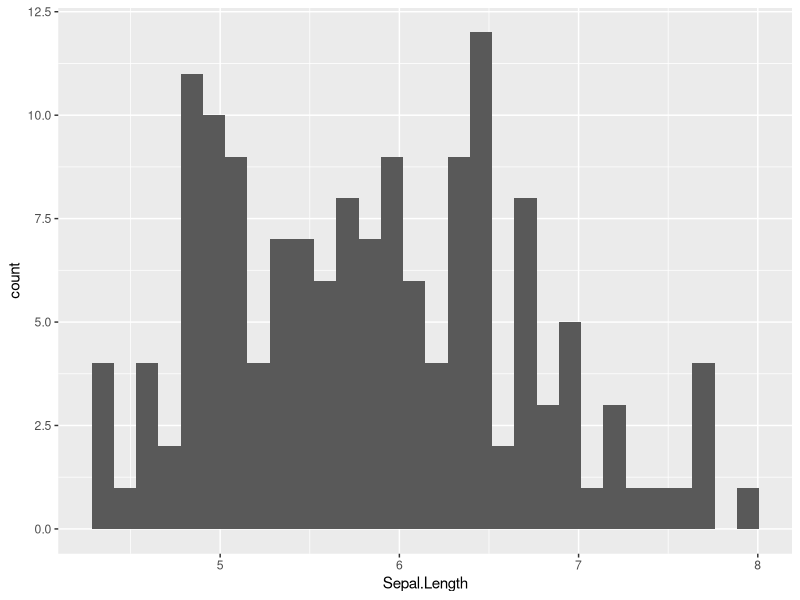
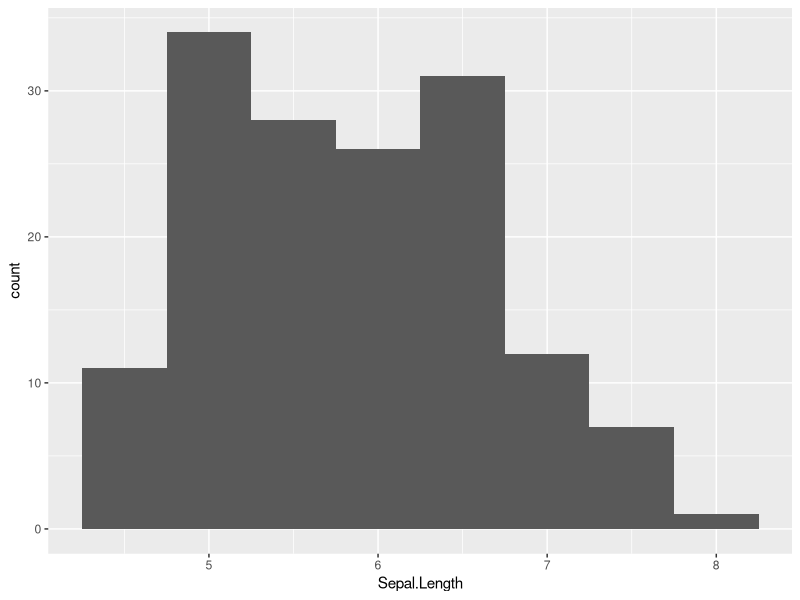
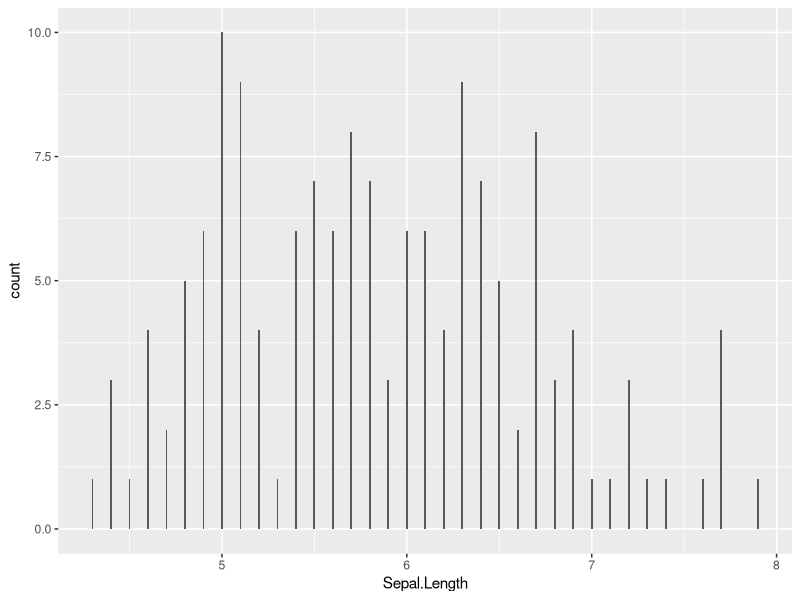
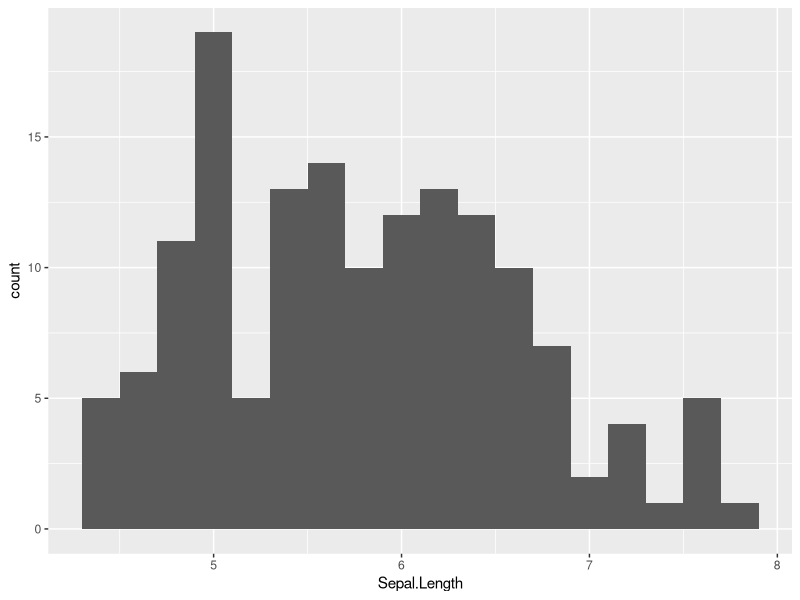
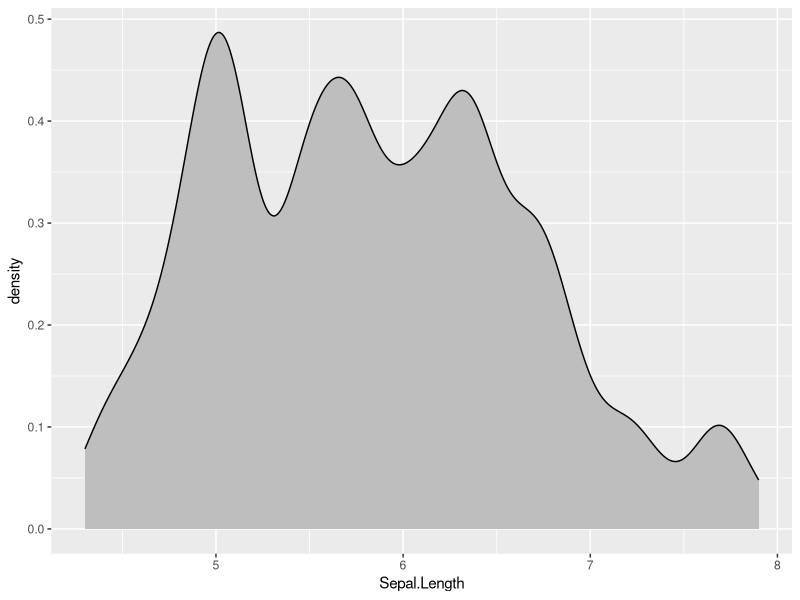
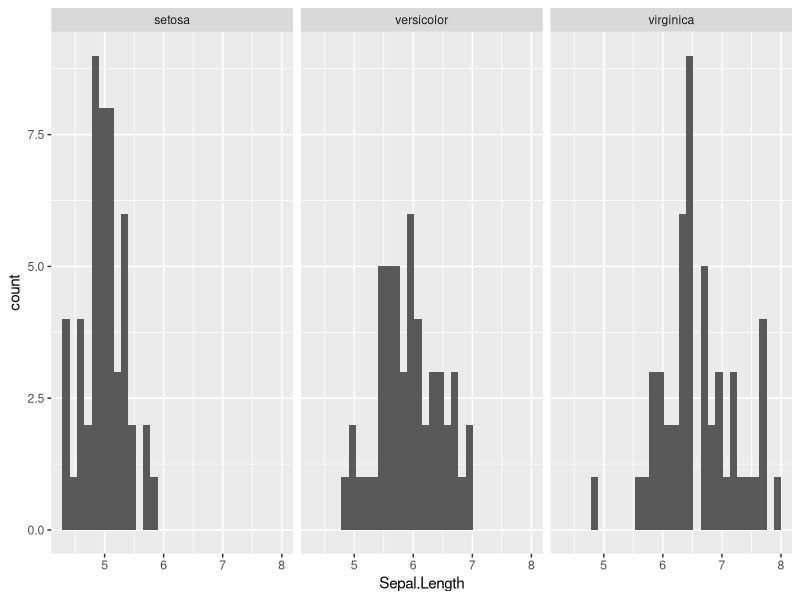
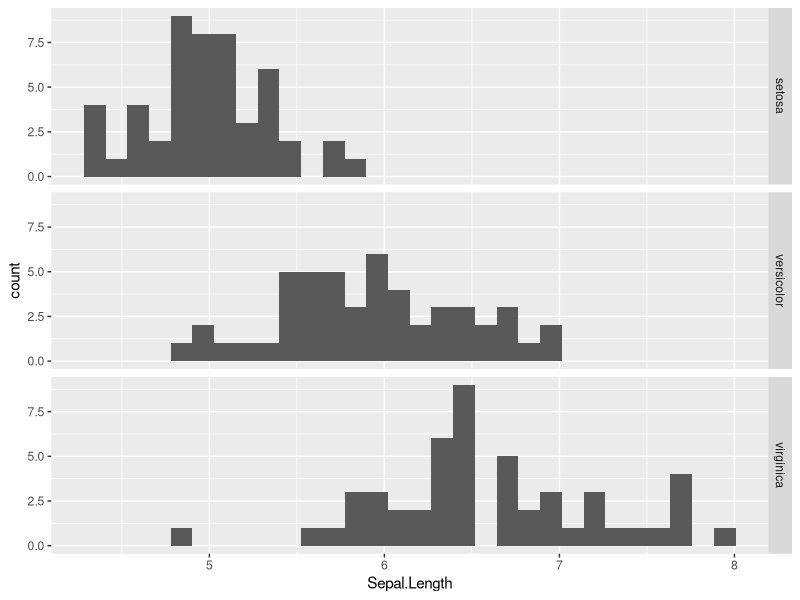
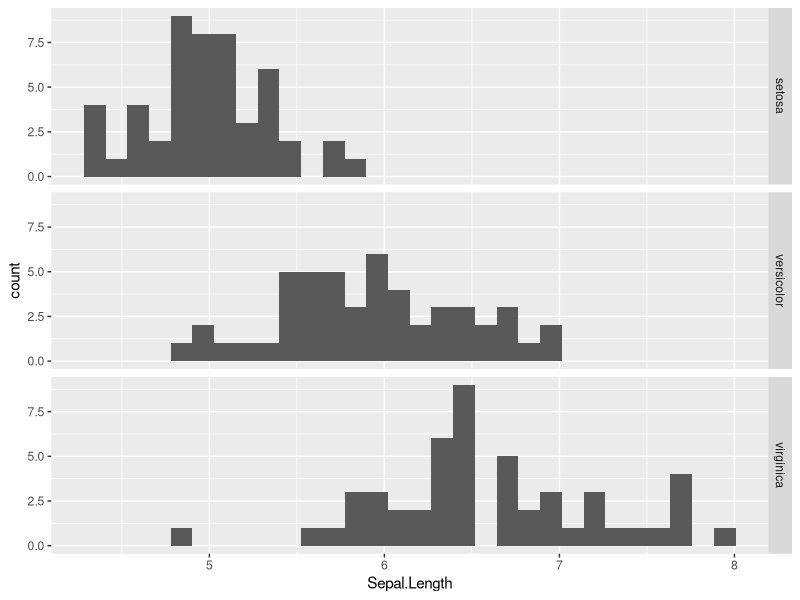

Write R code to recreate these figures, in order.
## ---- chunk 1
library(ggplot2)
myris <- iris
summary(myris)

ggplot(myris, aes(x = Sepal.Length)) + geom_histogram()

ggplot(myris, aes(x = Sepal.Length)) + geom_histogram(binwidth = .5)

ggplot(myris, aes(x = Sepal.Length)) + geom_histogram(binwidth = .01)

mybaseplot <- ggplot(myris, aes(x = Sepal.Length))

mybaseplot + geom_histogram(binwidth = .2)

names(mybaseplot)
str(mybaseplot)

base.density <- mybaseplot + geom_density(adjust = .5, fill = "grey")

mydensity <- geom_density(adjust = .5, fill = "grey")

mybaseplot + mydensity

## ---- chunk 2
colors()
## ---- chunk 3
pdf("bunch of plots.pdf")
ggplot(myris, aes(x = Sepal.Length, y = Sepal.Width)) + geom_point()

ggplot(myris, aes(x = Sepal.Length, y = Sepal.Width)) + geom_point() + theme_classic()

ggplot(myris, aes(x = Sepal.Length, y = Sepal.Width)) + 
  geom_point(aes(color = Species), size = 10) + 
  theme_minimal()

ggplot(myris, aes(x = Sepal.Length, y = Sepal.Width)) + 
  geom_point(aes(color = Species, size = Petal.Width)) + 
  theme_minimal()

ggplot(myris, aes(x = Sepal.Length, y = Sepal.Width)) + 
  geom_point() + 
  geom_smooth()

ggplot(myris, aes(x = Sepal.Length, y = Sepal.Width)) + 
  geom_point() + 
  geom_smooth(method = "lm")

ggplot(myris, aes(x = Sepal.Length, y = Sepal.Width, color = Species)) + 
  geom_point(size = 4) + 
  theme_minimal() +
  geom_smooth(method = "lm")
dev.off()

## ---- chunk 4
pdf("myplot.pdf", width = 10, height = 4)
ggplot(myris, aes(x = Sepal.Length)) + geom_histogram() + 
  facet_grid(Species ~ .)
dev.off()

?Devices
## ---- chunk 5

ggplot(myris, aes(x = Sepal.Length)) + geom_histogram() + 
  facet_wrap(~ Species)

ggplot(myris, aes(x = Sepal.Length)) + geom_histogram() + 
  facet_grid(Species ~ .)

ggplot(myris, aes(x = Sepal.Length)) + geom_histogram() + 
  facet_grid(Species ~ .)

